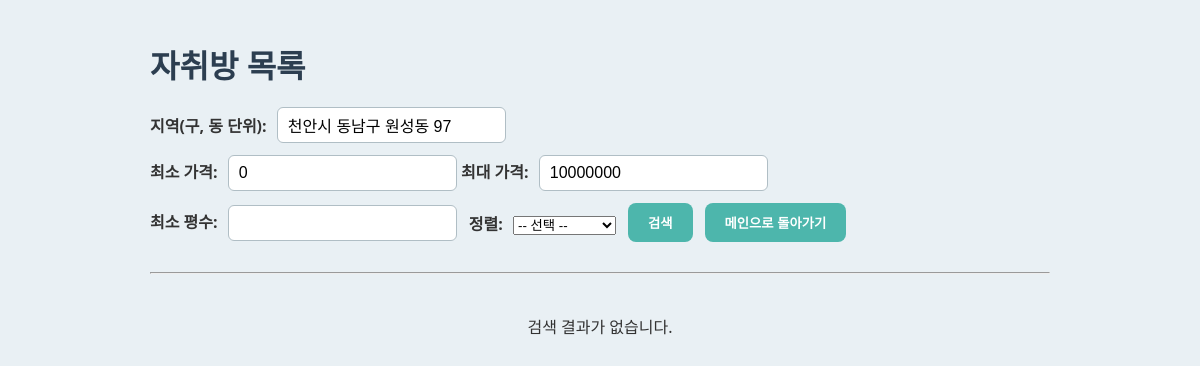
The page /rooms_list.php?location=천안시 동남구 원성동 97 on the database as committed earlier.
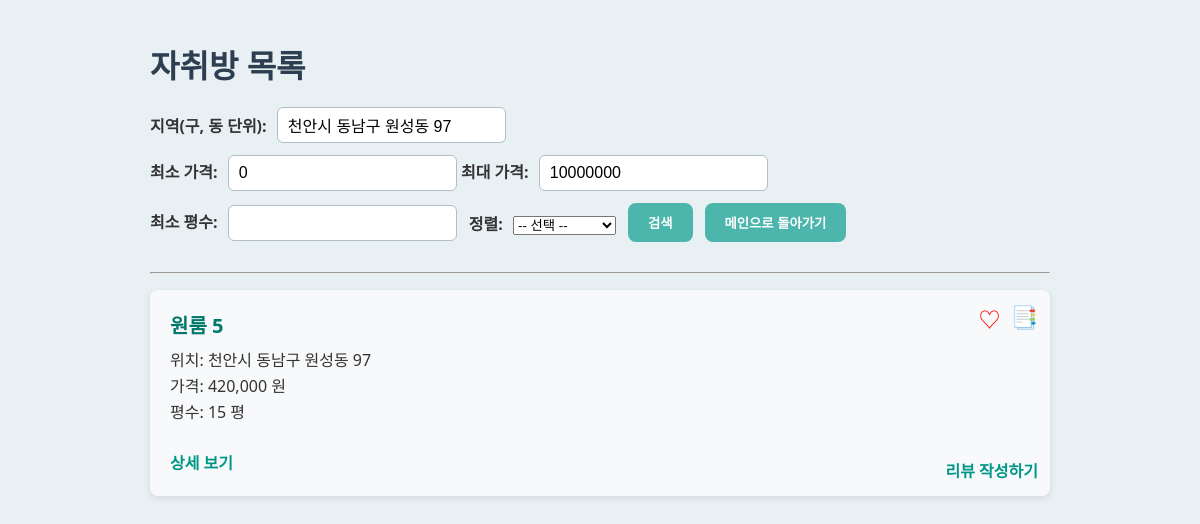
The same page on the database as committed later.
### tables this page shows
CREATE TABLE Room (
    room_id INT AUTO_INCREMENT PRIMARY KEY,                      
    user_id INT NOT NULL,                                        
    room_name VARCHAR(100) NOT NULL,                             
    location VARCHAR(255),                                       
    price DECIMAL(10, 2),                                        
    size FLOAT,                                                  
    image_path TEXT,                                             
    created_at DATETIME DEFAULT CURRENT_TIMESTAMP,               
    description TEXT,                                            
    FOREIGN KEY (user_id) REFERENCES User(user_id) ON DELETE CASCADE  
);

### rooms_list.php (the view, shortened to what this page needs)
<?php
include 'db.php';
$location = $_GET['location'] ?? '';
$min_price = $_GET['min_price'] ?? 0;
$max_price = $_GET['max_price'] ?? 10000000;
$size = $_GET['size'] ?? '';
$sort = $_GET['sort'] ?? '';
$params = [$min_price, $max_price];
$types = "ii";
if ($sort === 'likes') {
    $sql = "SELECT Room.*,
                   (SELECT COUNT(*) FROM Likes WHERE Likes.room_id = Room.room_id) AS like_count
            FROM Room
            WHERE price BETWEEN ? AND ?";
} else {
    $sql = "SELECT * FROM Room WHERE price BETWEEN ? AND ?";
}
if (!empty($location)) {
    $sql .= " AND location LIKE ?";
    $params[] = "%$location%";
    $types .= "s";
}
$stmt = $conn->prepare($sql);
$stmt->bind_param($types, ...$params);
$stmt->execute();
$result = $stmt->get_result();
?>
<!DOCTYPE html>
<html lang="ko">
<head>
    <link rel="stylesheet" href="css/room_list.css">
</head>
<body>
<h1>자취방 목록</h1>
<form method="get" action="">
    <div class="form-group">
        <label for="location">지역(구, 동 단위):</label>
        <input type="text" id="location" name="location" value="<?php echo htmlspecialchars($location); ?>">
    </div>
    <div class="form-group">
        <label for="min_price">최소 가격:</label>
        <input type="number" id="min_price" name="min_price" value="<?php echo htmlspecialchars($min_price); ?>">
        <label for="max_price">최대 가격:</label>
        <input type="number" id="max_price" name="max_price" value="<?php echo htmlspecialchars($max_price); ?>">
    </div>
    <div class="form-group">
        <label for="size">최소 평수:</label>
        <input type="number" id="size" name="size" step="1" value="<?php echo htmlspecialchars($size); ?>">
    </div>
    <div class="form-group">
        <label for="sort">정렬:</label>
        <select id="sort" name="sort">
            <option value="">-- 선택 --</option>
        </select>
    </div>
    <button type="submit">검색</button>
    <a href="main.php"><button type="button">메인으로 돌아가기</button></a>
</form>
<hr>
<?php if ($result->num_rows > 0): ?>
    <ul>
    <?php while ($row = $result->fetch_assoc()): ?>
        <li class="room-item">
            <div class="room-info">
                <strong><?php echo htmlspecialchars($row['room_name']); ?></strong>
                위치: <?php echo htmlspecialchars($row['location']); ?><br>
                가격: <?php echo number_format($row['price']); ?> 원<br>
                평수: <?php echo htmlspecialchars($row['size']); ?> 평<br><br>
                <a href="room_detail.php?room_id=<?php echo $row['room_id']; ?>">상세 보기</a>
            </div>
            <div class="room-icons">
                <?php
                $check_like = $conn->prepare("SELECT 1 FROM Likes WHERE user_id = ? AND room_id = ?");
                $check_like->bind_param("ii", $_SESSION['user_id'], $row['room_id']);
                $check_like->execute();
                $is_liked = $check_like->get_result()->num_rows > 0;
                ?>
                <button class="icon-button like" data-room-id="<?= $row['room_id'] ?>" data-liked="<?= $is_liked ? '1' : '0' ?>">
                    <?= $is_liked ? '❤︎' : '♡' ?>
                </button>
                <?php
                $check_bookmark = $conn->prepare("SELECT 1 FROM Bookmark WHERE user_id = ? AND room_id = ?");
                $check_bookmark->bind_param("ii", $_SESSION['user_id'], $row['room_id']);
                $check_bookmark->execute();
                $is_bookmarked = $check_bookmark->get_result()->num_rows > 0;
                ?>
                <button class="icon-button bookmark" data-room-id="<?= $row['room_id'] ?>" data-bookmarked="<?= $is_bookmarked ? '1' : '0' ?>">
                    <?= $is_bookmarked ? '🔖' : '📑' ?>
                </button>
            </div>
            <div class="room-review">
                <?php
                $check_review = $conn->prepare("SELECT 1 FROM Review WHERE user_id = ? AND room_id = ?");
                $check_review->bind_param("ii", $_SESSION['user_id'], $row['room_id']);
                $check_review->execute();
                $has_review = $check_review->get_result()->num_rows > 0;
                ?>
                <a href="<?= $has_review ? 'review_edit.php' : 'review_write.php' ?>?room_id=<?= $row['room_id'] ?>" class="btn-review">
                    <?= $has_review ? '리뷰 수정하기' : '리뷰 작성하기' ?>
                </a>
            </div>
        </li>
    <?php endwhile; ?>
    </ul>
<?php else: ?>
    <p>검색 결과가 없습니다.</p>
<?php endif; ?>
</body>
</html>

Rows that differ between the two databases and show on the page:
now on this page (row edited): room: room_name "원룸 5", location "천안시 동남구 원성동 97", price "420,000", size "15"
Other text that changed with them:
text no longer shown: "검색 결과가 없습니다."
